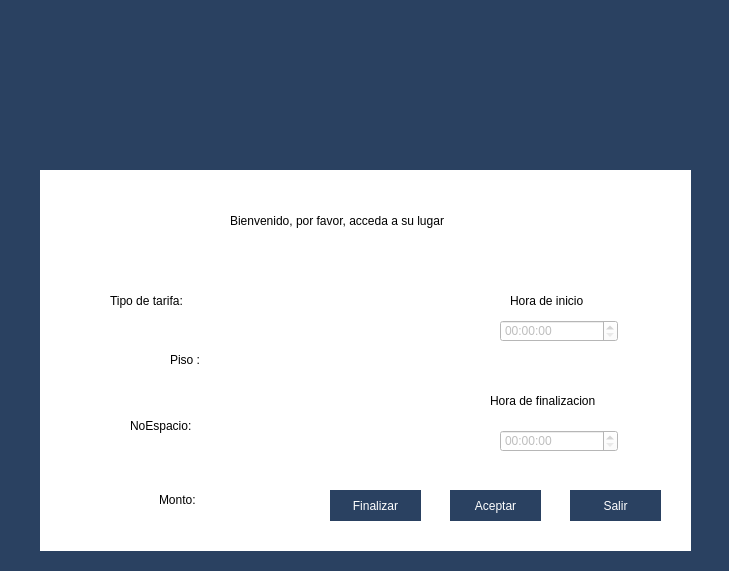
<?xml version="1.0" encoding="UTF-8"?>
<ui version="4.0">
 <class>Usuario</class>
 <widget class="QDialog" name="Usuario">
  <property name="geometry">
   <rect>
    <x>0</x>
    <y>0</y>
    <width>729</width>
    <height>571</height>
   </rect>
  </property>
  <property name="windowTitle">
   <string>Dialog</string>
  </property>
  <property name="styleSheet">
   <string notr="true">QDialog{
	background-color: #2A4161;
}</string>
  </property>
  <widget class="QWidget" name="widget_2" native="true">
   <property name="geometry">
    <rect>
     <x>40</x>
     <y>170</y>
     <width>651</width>
     <height>381</height>
    </rect>
   </property>
   <property name="styleSheet">
    <string notr="true">QWidget{
	background-color: white;
}

QLabel{
	font: 12pt &quot;Corbel&quot;;
	color: black,
}

QLineEdit{
	border: 1px solid #A1C1E6;
}

QDoubleSpinBox{
	border: 1px solid #A1C1E6;
}</string>
   </property>
   <widget class="QLabel" name="Piso">
    <property name="geometry">
     <rect>
      <x>190</x>
      <y>180</y>
      <width>91</width>
      <height>31</height>
     </rect>
    </property>
    <property name="text">
     <string/>
    </property>
   </widget>
   <widget class="QLabel" name="label_10">
    <property name="geometry">
     <rect>
      <x>90</x>
      <y>240</y>
      <width>81</width>
      <height>31</height>
     </rect>
    </property>
    <property name="text">
     <string>NoEspacio:</string>
    </property>
   </widget>
   <widget class="QLabel" name="Pago">
    <property name="geometry">
     <rect>
      <x>190</x>
      <y>320</y>
      <width>101</width>
      <height>31</height>
     </rect>
    </property>
    <property name="text">
     <string/>
    </property>
   </widget>
   <widget class="QLabel" name="label_11">
    <property name="geometry">
     <rect>
      <x>470</x>
      <y>120</y>
      <width>101</width>
      <height>21</height>
     </rect>
    </property>
    <property name="text">
     <string>Hora de inicio</string>
    </property>
   </widget>
   <widget class="QTimeEdit" name="TiempoSalida">
    <property name="enabled">
     <bool>false</bool>
    </property>
    <property name="geometry">
     <rect>
      <x>460</x>
      <y>260</y>
      <width>118</width>
      <height>22</height>
     </rect>
    </property>
   </widget>
   <widget class="QLabel" name="label_12">
    <property name="geometry">
     <rect>
      <x>450</x>
      <y>220</y>
      <width>131</width>
      <height>21</height>
     </rect>
    </property>
    <property name="text">
     <string>Hora de finalizacion</string>
    </property>
   </widget>
   <widget class="QLabel" name="TipoTarifa">
    <property name="geometry">
     <rect>
      <x>190</x>
      <y>120</y>
      <width>131</width>
      <height>31</height>
     </rect>
    </property>
    <property name="font">
     <font>
      <family>Corbel</family>
      <pointsize>12</pointsize>
      <weight>50</weight>
      <italic>false</italic>
      <bold>false</bold>
     </font>
    </property>
    <property name="text">
     <string/>
    </property>
   </widget>
   <widget class="QLabel" name="NumeroEspacio">
    <property name="geometry">
     <rect>
      <x>190</x>
      <y>240</y>
      <width>111</width>
      <height>31</height>
     </rect>
    </property>
    <property name="font">
     <font>
      <family>Corbel</family>
      <pointsize>12</pointsize>
      <weight>50</weight>
      <italic>false</italic>
      <bold>false</bold>
     </font>
    </property>
    <property name="text">
     <string/>
    </property>
   </widget>
   <widget class="QTimeEdit" name="TiempoLLegada">
    <property name="enabled">
     <bool>false</bool>
    </property>
    <property name="geometry">
     <rect>
      <x>460</x>
      <y>150</y>
      <width>118</width>
      <height>22</height>
     </rect>
    </property>
   </widget>
   <widget class="QLabel" name="label_13">
    <property name="geometry">
     <rect>
      <x>130</x>
      <y>180</y>
      <width>41</width>
      <height>20</height>
     </rect>
    </property>
    <property name="text">
     <string>Piso :</string>
    </property>
   </widget>
   <widget class="QLabel" name="label_14">
    <property name="geometry">
     <rect>
      <x>119</x>
      <y>320</y>
      <width>51</width>
      <height>20</height>
     </rect>
    </property>
    <property name="text">
     <string>Monto:</string>
    </property>
   </widget>
   <widget class="QLabel" name="label_15">
    <property name="geometry">
     <rect>
      <x>70</x>
      <y>120</y>
      <width>101</width>
      <height>21</height>
     </rect>
    </property>
    <property name="text">
     <string>Tipo de tarifa:</string>
    </property>
   </widget>
   <widget class="QPushButton" name="Aceptar">
    <property name="geometry">
     <rect>
      <x>410</x>
      <y>320</y>
      <width>91</width>
      <height>31</height>
     </rect>
    </property>
    <property name="styleSheet">
     <string notr="true">QPushButton{
	background-color: #2A4161;
	color: white;
	font: 10pt &quot;Corbel&quot;;
	border: none;
}

QPushButton:Hover{
	background-color: #C2C9F2;
}</string>
    </property>
    <property name="text">
     <string>Aceptar</string>
    </property>
   </widget>
   <widget class="QLabel" name="label">
    <property name="geometry">
     <rect>
      <x>190</x>
      <y>20</y>
      <width>371</width>
      <height>61</height>
     </rect>
    </property>
    <property name="text">
     <string>Bienvenido, por favor, acceda a su lugar</string>
    </property>
   </widget>
   <widget class="QPushButton" name="pushButton_3">
    <property name="geometry">
     <rect>
      <x>530</x>
      <y>320</y>
      <width>91</width>
      <height>31</height>
     </rect>
    </property>
    <property name="styleSheet">
     <string notr="true">QPushButton{
	background-color: #2A4161;
	color: white;
	font: 10pt &quot;Corbel&quot;;
	border: none;
}

QPushButton:Hover{
	background-color: #C2C9F2;
}</string>
    </property>
    <property name="text">
     <string>Salir</string>
    </property>
   </widget>
   <widget class="QPushButton" name="Finalizar">
    <property name="geometry">
     <rect>
      <x>290</x>
      <y>320</y>
      <width>91</width>
      <height>31</height>
     </rect>
    </property>
    <property name="styleSheet">
     <string notr="true">QPushButton{
	background-color: #2A4161;
	color: white;
	font: 10pt &quot;Corbel&quot;;
	border: none;
}

QPushButton:Hover{
	background-color: #C2C9F2;
}</string>
    </property>
    <property name="text">
     <string>Finalizar</string>
    </property>
   </widget>
  </widget>
  <widget class="QPushButton" name="pushButton_2">
   <property name="geometry">
    <rect>
     <x>300</x>
     <y>20</y>
     <width>141</width>
     <height>141</height>
    </rect>
   </property>
   <property name="styleSheet">
    <string notr="true">background-color: rgba(0,0,0,0);
border: none;
image: url(:/img/img/park_w.png);</string>
   </property>
   <property name="text">
    <string/>
   </property>
  </widget>
 </widget>
 <resources/>
 <connections/>
</ui>
